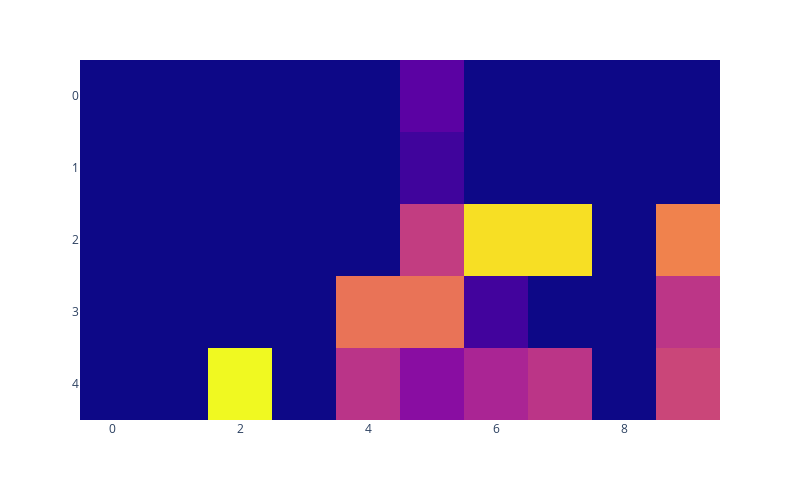

Notebook cell for this chart:
### Code cell
# traces_filepath = Path(r"C:\Users\mrkos\scth\projects\MDPPricing\data\ev_variable_resources\single_day_cs_pp_T=192_c=3_expected_res=24_nᵣ=24_res_budget_μ=1.0\traces\traces_N=100_seed=888.csv")
traces_filepath = Path(r"C:\Users\mrkos\scth\projects\MDPPricing\data\ev_variable_resources\single_day_cs_pp_T=80_c=3_expected_res=10_nᵣ=10_res_budget_μ=2.4\traces\traces_N=100_seed=888.csv")
traces = pd.read_csv(traces_filepath, dtype={"product":str})
traces["prod_vec"] = traces["product"].apply(vec_from_str)
tr = traces[traces.trace_id==1]

flatrate_per_timeslot = pd.read_csv(traces_filepath.parents[1]/"results"/"flatrate"/"config_flatrate_result_price.csv").iloc[0,0]

cs_allocation, cs_allocation_with_budget = traces2allocation(tr)

fig = px.imshow(cs_allocation)
# fig.update_layout(height=1000, width=800)
fig.update(layout_coloraxis_showscale=False)

fig = px.imshow(cs_allocation_with_budget, aspect="auto", width=800, height=500)
# fig.update_layout(height=1000, width=800)
fig.update(layout_coloraxis_showscale=False)

### Figure 1 — Plotly figure (JSON) as saved in the notebook; plotly's stock layout.template omitted (floating-point values rounded to 4 significant figures)
{"data": [{"coloraxis": "coloraxis", "name": "0", "z": [[0.0, 0.0, 0.0, 0.0, 0.0, 0.895, 0.0, 0.0, 0.0, 0.0], [0.0, 0.0, 0.0, 0.0, 0.0, 0.5434, 0.0, 0.0, 0.0, 0.0], [0.0, 0.0, 0.0, 0.0, 0.0, 2.552, 5.144, 5.144, 0.0, 3.794], [0.0, 0.0, 0.0, 0.0, 3.545, 3.545, 0.5695, 0.0, 0.0, 2.42], [0.0, 0.0, 5.482, 0.0, 2.382, 1.554, 2.093, 2.399, 0.0, 2.726]], "type": "heatmap", "xaxis": "x", "yaxis": "y", "hovertemplate": "x: %{x}<br>y: %{y}<br>color: %{z}<extra></extra>"}], "layout": {"xaxis": {"anchor": "y", "domain": [0.0, 1.0]}, "yaxis": {"anchor": "x", "domain": [0.0, 1.0], "autorange": "reversed"}, "coloraxis": {"colorscale": [[0.0, "#0d0887"], [0.1111, "#46039f"], [0.2222, "#7201a8"], [0.3333, "#9c179e"], [0.4444, "#bd3786"], [0.5556, "#d8576b"], [0.6667, "#ed7953"], [0.7778, "#fb9f3a"], [0.8889, "#fdca26"], [1.0, "#f0f921"]], "showscale": false}, "margin": {"t": 60}, "height": 500, "width": 800}}
